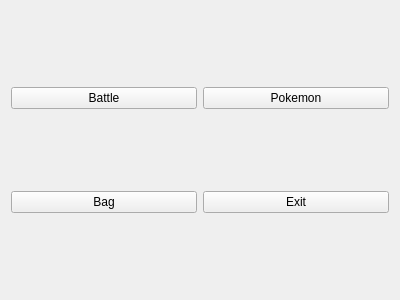
<?xml version="1.0" encoding="UTF-8"?>
<ui version="4.0">
 <class>MainMenuPage</class>
 <widget class="QWidget" name="MainMenuPage">
  <property name="geometry">
   <rect>
    <x>0</x>
    <y>0</y>
    <width>400</width>
    <height>300</height>
   </rect>
  </property>
  <property name="windowTitle">
   <string>Form</string>
  </property>
  <layout class="QGridLayout" name="gridLayout">
   <item row="0" column="0">
    <widget class="QPushButton" name="battleButton">
     <property name="text">
      <string>Battle</string>
     </property>
    </widget>
   </item>
   <item row="0" column="1">
    <widget class="QPushButton" name="pokemonButton">
     <property name="text">
      <string>Pokemon</string>
     </property>
    </widget>
   </item>
   <item row="1" column="0">
    <widget class="QPushButton" name="bagButton">
     <property name="text">
      <string>Bag</string>
     </property>
    </widget>
   </item>
   <item row="1" column="1">
    <widget class="QPushButton" name="exitButton">
     <property name="text">
      <string>Exit</string>
     </property>
    </widget>
   </item>
  </layout>
 </widget>
 <resources/>
 <connections/>
</ui>
